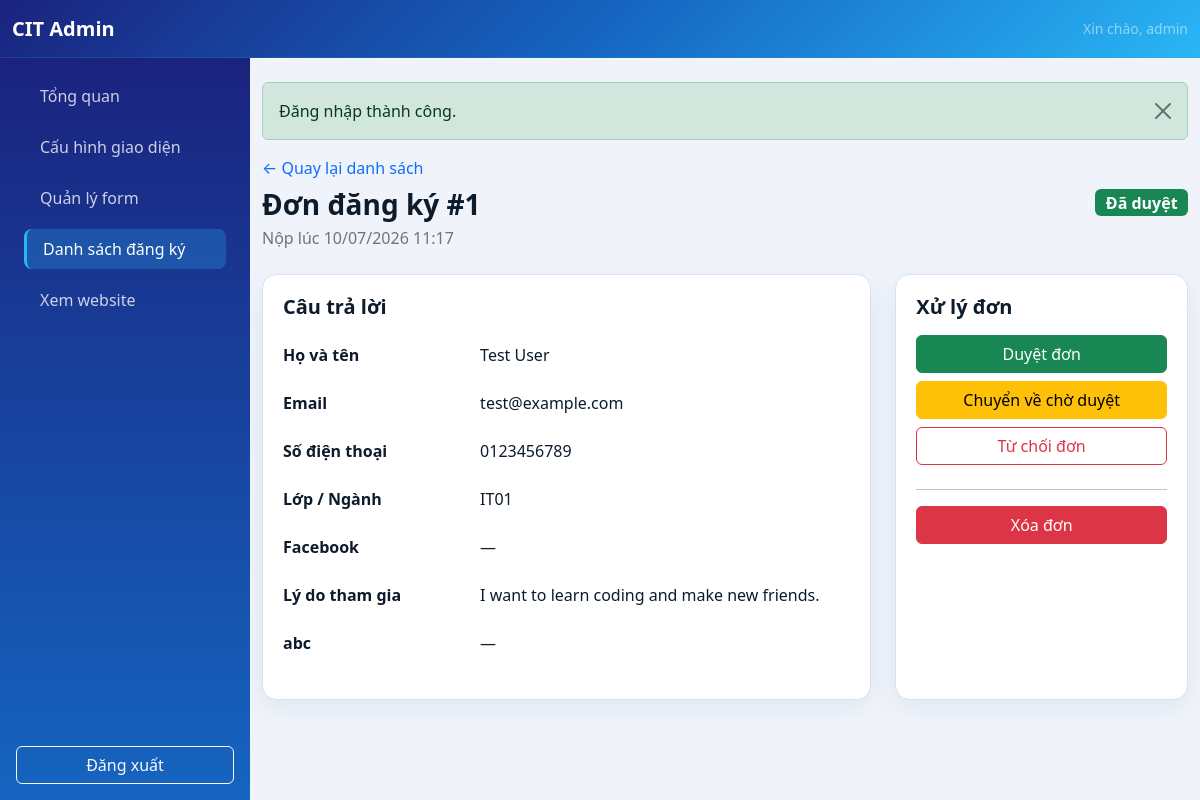
The app's page /admin/member-detail.php?id=1&return=page=1 (signed in) with its own data.
### tables this page shows
CREATE TABLE `form_submissions` (
  `id` bigint unsigned NOT NULL AUTO_INCREMENT,
  `submitted_at` datetime NOT NULL DEFAULT CURRENT_TIMESTAMP,
  `status` enum('pending','approved','rejected') NOT NULL DEFAULT 'pending',
  PRIMARY KEY (`id`),
  KEY `idx_submissions_status_date` (`status`,`submitted_at`),
  KEY `idx_submissions_date` (`submitted_at`)
);

CREATE TABLE `form_submission_values` (
  `id` bigint unsigned NOT NULL AUTO_INCREMENT,
  `submission_id` bigint unsigned NOT NULL,
  `field_id` int unsigned NOT NULL,
  `value` text,
  PRIMARY KEY (`id`),
  UNIQUE KEY `uq_submission_field` (`submission_id`,`field_id`),
  KEY `idx_values_field` (`field_id`),
  CONSTRAINT `fk_values_field` FOREIGN KEY (`field_id`) REFERENCES `form_fields` (`id`) ON DELETE CASCADE,
  CONSTRAINT `fk_values_submission` FOREIGN KEY (`submission_id`) REFERENCES `form_submissions` (`id`) ON DELETE CASCADE
);

CREATE TABLE `form_fields` (
  `id` int unsigned NOT NULL AUTO_INCREMENT,
  `field_label` varchar(150) NOT NULL,
  `field_name` varchar(64) NOT NULL,
  `field_type` enum('text','email','phone','textarea','dropdown','radio','checkbox') NOT NULL,
  `options` text,
  `is_required` tinyint(1) NOT NULL DEFAULT '0',
  `sort_order` int unsigned NOT NULL DEFAULT '0',
  PRIMARY KEY (`id`),
  UNIQUE KEY `field_name` (`field_name`),
  KEY `idx_form_fields_sort_order` (`sort_order`,`id`)
);

### config.php (called while the page is built, shortened)
<?php
require_once __DIR__ . '/includes/helpers.php';
function e(?string $value): string
{
    return htmlspecialchars($value ?? '', ENT_QUOTES | ENT_SUBSTITUTE, 'UTF-8');
}

### includes/db.php (called while the page is built, shortened)
<?php
function db(): PDO
{
    static $pdo = null;
    $dbHost = getenv('DB_HOST') ?: '127.0.0.1';
    $dbPort = getenv('DB_PORT') ?: '3306';
    $dbName = getenv('DB_NAME') ?: 'club_management';
    $dbUser = getenv('DB_USER') ?: 'root';
    $dbPass = getenv('DB_PASS') ?: 'Cit@2026';
    $options = [
        PDO::ATTR_ERRMODE => PDO::ERRMODE_EXCEPTION,
        PDO::ATTR_DEFAULT_FETCH_MODE => PDO::FETCH_ASSOC,
        PDO::ATTR_EMULATE_PREPARES => false,
        PDO::ATTR_TIMEOUT => 5,
    ];
    if (defined('Pdo\Mysql::ATTR_INIT_COMMAND')) {
        $options[Pdo\Mysql::ATTR_INIT_COMMAND] = "SET SESSION sql_mode='STRICT_TRANS_TABLES,ERROR_FOR_DIVISION_BY_ZERO,NO_ENGINE_SUBSTITUTION'";
    } elseif (defined('PDO::MYSQL_ATTR_INIT_COMMAND')) {
        $options[PDO::MYSQL_ATTR_INIT_COMMAND] = "SET SESSION sql_mode='STRICT_TRANS_TABLES,ERROR_FOR_DIVISION_BY_ZERO,NO_ENGINE_SUBSTITUTION'";
    }
    try {
        $pdo = new PDO(
            "mysql:host={$dbHost};port={$dbPort};dbname={$dbName};charset=utf8mb4;connect_timeout=5",
            $dbUser,
            $dbPass,
            $options
        );
    } catch (PDOException $exception) {
        error_log('Database connection failed: ' . $exception->getMessage());
        http_response_code(500);
        exit('Không thể kết nối cơ sở dữ liệu. Vui lòng kiểm tra cấu hình.');
    }
    return $pdo;
}
class LazyPDO
{
    private ?PDO $instance = null;
    private function getPDO(): PDO
    {
        if ($this->instance === null) {
            $this->instance = db();
        }
        return $this->instance;
    }
    public function prepare(string $query, array $options = []): PDOStatement|false
    {
        return $this->getPDO()->prepare($query, $options);
    }
}
$pdo = new LazyPDO();

### includes/helpers.php (called while the page is built, shortened)
<?php
function render_component(string $component, array $props = []): void
{
    $component = preg_replace('/[^a-zA-Z0-9_\/\\-]+/', '', $component);
    $componentPath = __DIR__ . '/components/' . str_replace(['\\', '/'], DIRECTORY_SEPARATOR, $component) . '.php';
    extract($props, EXTR_SKIP);
    require $componentPath;
}
if (!function_exists('status_label')) {
    function status_label(string $status): string
    {
        return match ($status) {
            'approved' => 'Đã duyệt',
            'rejected' => 'Bị từ chối',
            default => 'Đang xem xét',
        };
    }
}
if (!function_exists('status_badge')) {
    function status_badge(string $status): string
    {
        return match ($status) {
            'approved' => 'success',
            'rejected' => 'danger',
            default => 'warning',
        };
    }
}

### includes/submissions.php (called while the page is built, shortened)
<?php
function format_submission_value(?string $value, string $fieldType): string
{
    if ($value === null || $value === '') {
        return '—';
    }
    return $value;
}

### admin/member-detail.php (the view, shortened to what this page needs)
<?php
require_once __DIR__ . '/auth-check.php';
$id = filter_input(INPUT_GET, 'id', FILTER_VALIDATE_INT) ?: 0;
$statement = $pdo->prepare('SELECT id, submitted_at, status FROM form_submissions WHERE id = :id');
$statement->execute(['id' => $id]);
$submission = $statement->fetch();
$returnQuery = isset($_GET['return']) && is_string($_GET['return']) ? $_GET['return'] : '';
$valueStatement = $pdo->prepare(
    'SELECT ff.field_label, ff.field_type, fsv.value
     FROM form_fields ff LEFT JOIN form_submission_values fsv
       ON fsv.field_id = ff.id AND fsv.submission_id = :submission_id
     ORDER BY ff.sort_order, ff.id'
);
$valueStatement->execute(['submission_id' => $id]);
$answers = $valueStatement->fetchAll();
require __DIR__ . '/header.php';
?>
<div class="d-flex flex-wrap justify-content-between align-items-center gap-3 mb-4">
    <div><a class="text-decoration-none" href="members.php<?= $returnQuery ? '?' . e($returnQuery) : '' ?>">← Quay lại danh sách</a><h1 class="h3 fw-bold mt-2 mb-1">Đơn đăng ký #<?= $id ?></h1><p class="text-secondary mb-0">Nộp lúc <?= e(date('d/m/Y H:i', strtotime($submission['submitted_at']))) ?></p></div>
    <?php render_component('admin/status-badge', ['status' => $submission['status'], 'class' => 'fs-6']); ?>
</div>
<div class="row g-4">
    <div class="col-lg-8"><section class="content-card"><h2 class="h5 fw-bold mb-4">Câu trả lời</h2><?php if (!$answers): ?><p class="text-secondary mb-0">Form hiện không có field.</p><?php else: ?><dl class="row mb-0"><?php foreach ($answers as $answer): ?><dt class="col-sm-4 mb-1"><?= e($answer['field_label']) ?></dt><dd class="col-sm-8 mb-4 text-break"><?= nl2br(e(format_submission_value($answer['value'], $answer['field_type']))) ?></dd><?php endforeach; ?></dl><?php endif; ?></section></div>
    <div class="col-lg-4"><section class="content-card"><h2 class="h5 fw-bold mb-3">Xử lý đơn</h2>
        <form method="post" action="member-approve.php" class="d-grid gap-2 mb-4"><?= csrf_field() ?><input type="hidden" name="id" value="<?= $id ?>"><input type="hidden" name="return" value="<?= e($returnQuery) ?>"><button class="btn btn-success" name="status" value="approved" type="submit">Duyệt đơn</button><button class="btn btn-warning" name="status" value="pending" type="submit">Chuyển về chờ duyệt</button><button class="btn btn-outline-danger" name="status" value="rejected" type="submit">Từ chối đơn</button></form>
        <hr><form method="post" action="member-delete.php" onsubmit="return confirm('Xóa vĩnh viễn đơn đăng ký này?');"><button class="btn btn-danger w-100" type="submit">Xóa đơn</button></form>
    </section></div>
</div>
<?php require __DIR__ . '/footer.php'; ?>

### includes/components/admin/status-badge.php (shortened to what this page needs)
<?php
$status = $status ?? 'pending';
$class = $class ?? '';
?>
<span class="badge <?= e($class) ?> text-bg-<?= e(status_badge($status)) ?>"><?= e(status_label($status)) ?></span>

### records on screen
form_submissions: submitted_at "10/07/2026 11:17", status "Đã duyệt"
form_submission_values: field.field_label "Họ và tên", value "Test User"
form_submission_values: field.field_label "Email", value "test@example.com"
form_submission_values: field.field_label "Số điện thoại", value "0123456789"
form_submission_values: field.field_label "Lớp / Ngành", value "IT01"
form_fields: field_label "Facebook", field_type "—"
form_submission_values: field.field_label "Lý do tham gia", value "I want to learn coding and make new friends."
form_fields: field_label "abc", field_type "—"

### other values on screen
$_SESSION['admin_username'] "admin"
$flash['message'] "Đăng nhập thành công."
$id "1"
